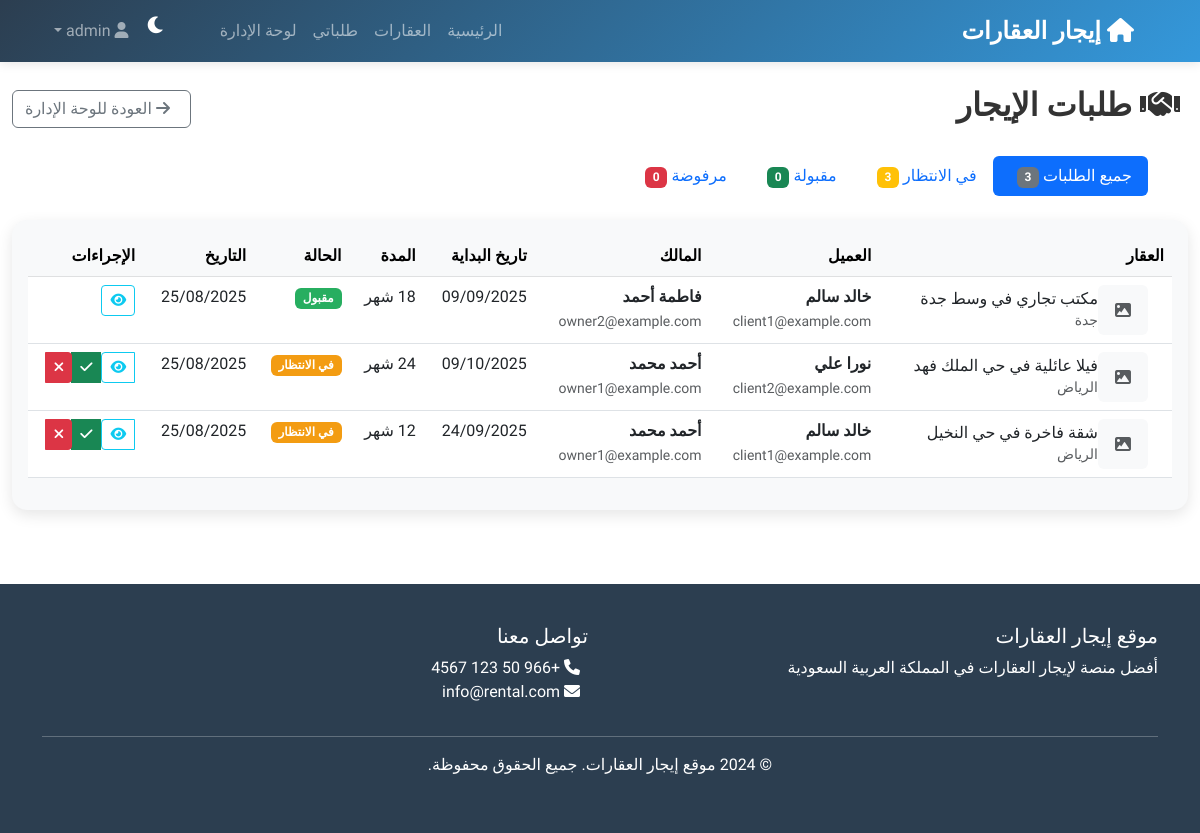
The app's page /admin-panel/rental-requests/ (signed in) with its own data.
### properties/models.py (models this page shows, shortened)
class RentalRequest(models.Model):
    STATUS_CHOICES = (
        ('pending', 'في الانتظار'),
        ('approved', 'مقبول'),
        ('rejected', 'مرفوض'),
        ('completed', 'مكتمل'),
    )
    client = models.ForeignKey(settings.AUTH_USER_MODEL, on_delete=models.CASCADE, related_name='rental_requests')
    property = models.ForeignKey(Property, on_delete=models.CASCADE, related_name='rental_requests')
    message = models.TextField(help_text="رسالة من العميل")
    preferred_start_date = models.DateField()
    duration_months = models.IntegerField(help_text="مدة الإيجار بالأشهر")
    status = models.CharField(max_length=20, choices=STATUS_CHOICES, default='pending')
    admin_notes = models.TextField(blank=True, null=True)
    created_at = models.DateTimeField(auto_now_add=True)
    updated_at = models.DateTimeField(auto_now=True)
    class Meta:
        verbose_name = "طلب إيجار"
        verbose_name_plural = "طلبات الإيجار"

class Property(models.Model):
    PROPERTY_TYPES = (
        ('apartment', 'شقة'),
        ('villa', 'فيلا'),
        ('office', 'مكتب'),
        ('shop', 'محل تجاري'),
        ('warehouse', 'مستودع'),
    )
    STATUS_CHOICES = (
        ('available', 'متاح'),
        ('rented', 'مؤجر'),
        ('maintenance', 'تحت الصيانة'),
    )
    owner = models.ForeignKey(settings.AUTH_USER_MODEL, on_delete=models.CASCADE, related_name='properties')
    title = models.CharField(max_length=200)
    description = models.TextField()
    property_type = models.CharField(max_length=20, choices=PROPERTY_TYPES)
    address = models.TextField()
    city = models.CharField(max_length=100)
    area = models.FloatField(help_text="المساحة بالمتر المربع")
    bedrooms = models.IntegerField(default=0)
    bathrooms = models.IntegerField(default=0)
    price = models.DecimalField(max_digits=10, decimal_places=2)
    status = models.CharField(max_length=20, choices=STATUS_CHOICES, default='available')
    is_approved = models.BooleanField(default=False)
    created_at = models.DateTimeField(auto_now_add=True)
    updated_at = models.DateTimeField(auto_now=True)
    class Meta:
        verbose_name = "عقار"
        verbose_name_plural = "العقارات"

### users/models.py (models this page shows, shortened)
class User(AbstractUser):
    USER_TYPES = (
        ('client', 'عميل'),
        ('owner', 'مالك'),
        ('admin', 'مدير'),
    )
    user_type = models.CharField(max_length=10, choices=USER_TYPES, default='client')
    phone = models.CharField(max_length=15, blank=True, null=True)
    address = models.TextField(blank=True, null=True)
    profile_image = models.ImageField(upload_to='profiles/', blank=True, null=True)
    is_verified = models.BooleanField(default=False)
    created_at = models.DateTimeField(auto_now_add=True)
    updated_at = models.DateTimeField(auto_now=True)

### admin_panel/views.py (the view)
# urls.py: path('rental-requests/', views.rental_requests, name='rental_requests'),
@staff_member_required
def rental_requests(request):
    requests = RentalRequest.objects.all().order_by('-created_at')
    context = {
        'requests': requests,
    }
    return render(request, 'admin_panel/rental_requests.html', context)

### templates/admin_panel/rental_requests.html (shortened to what this page needs)
{% extends 'base.html' %}
{% block content %}
<div class="container-fluid py-4">
    <div class="row">
        <div class="col-12">
            <div class="d-flex justify-content-between align-items-center mb-4">
                <h2 class="fw-bold">
                    <i class="fas fa-handshake me-2"></i>
                    طلبات الإيجار
                </h2>
                <a href="{% url 'admin_panel:dashboard' %}" class="btn btn-outline-secondary">
                    <i class="fas fa-arrow-right me-2"></i>
                    العودة للوحة الإدارة
                </a>
            </div>
        </div>
    </div>
    <div class="row mb-4">
        <div class="col-12">
            <ul class="nav nav-pills" id="statusTabs" role="tablist">
                <li class="nav-item" role="presentation">
                    <button class="nav-link active" id="all-tab" data-bs-toggle="pill" data-bs-target="#all" type="button" role="tab">
                        جميع الطلبات
                        <span class="badge bg-secondary ms-2">{{ requests.count }}</span>
                    </button>
                </li>
                <li class="nav-item" role="presentation">
                    <button class="nav-link" id="pending-tab" data-bs-toggle="pill" data-bs-target="#pending" type="button" role="tab">
                        في الانتظار
                        <span class="badge bg-warning ms-2">{{ requests|length }}</span>
                    </button>
                </li>
                <li class="nav-item" role="presentation">
                    <button class="nav-link" id="approved-tab" data-bs-toggle="pill" data-bs-target="#approved" type="button" role="tab">
                        مقبولة
                        <span class="badge bg-success ms-2">0</span>
                    </button>
                </li>
                <li class="nav-item" role="presentation">
                    <button class="nav-link" id="rejected-tab" data-bs-toggle="pill" data-bs-target="#rejected" type="button" role="tab">
                        مرفوضة
                        <span class="badge bg-danger ms-2">0</span>
                    </button>
                </li>
            </ul>
        </div>
    </div>
    <div class="row">
        <div class="col-12">
            <div class="card">
                <div class="card-body">
                    {% if requests %}
                        <div class="table-responsive">
                            <table class="table table-hover">
                                <thead class="table-light">
                                    <tr>
                                        <th>العقار</th>
                                        <th>العميل</th>
                                        <th>المالك</th>
                                        <th>تاريخ البداية</th>
                                        <th>المدة</th>
                                        <th>الحالة</th>
                                        <th>التاريخ</th>
                                        <th>الإجراءات</th>
                                    </tr>
                                </thead>
                                <tbody>
                                    {% for request in requests %}
                                        <tr>
                                            <td>
                                                <div class="d-flex align-items-center">
                                                    {% if request.property.images.first %}
                                                        <img src="{{ request.property.images.first.image.url }}"
                                                             class="rounded me-3" width="50" height="50" alt="{{ request.property.title }}">
                                                    {% else %}
                                                        <div class="bg-light rounded d-flex align-items-center justify-content-center me-3"
                                                             style="width: 50px; height: 50px;">
                                                            <i class="fas fa-image text-muted"></i>
                                                        </div>
                                                    {% endif %}
                                                    <div>
                                                        <h6 class="mb-0">{{ request.property.title }}</h6>
                                                        <small class="text-muted">{{ request.property.city }}</small>
                                                    </div>
                                                </div>
                                            </td>
                                            <td>
                                                <div>
                                                    <strong>{{ request.client.get_full_name|default:request.client.username }}</strong><br>
                                                    <small class="text-muted">{{ request.client.email }}</small>
                                                </div>
                                            </td>
                                            <td>
                                                <div>
                                                    <strong>{{ request.property.owner.get_full_name|default:request.property.owner.username }}</strong><br>
                                                    <small class="text-muted">{{ request.property.owner.email }}</small>
                                                </div>
                                            </td>
                                            <td>{{ request.preferred_start_date|date:"d/m/Y" }}</td>
                                            <td>{{ request.duration_months }} شهر</td>
                                            <td>
                                                {% if request.status == 'pending' %}
                                                    <span class="badge status-pending">في الانتظار</span>
                                                {% elif request.status == 'approved' %}
                                                    <span class="badge status-approved">مقبول</span>
                                                {% elif request.status == 'rejected' %}
                                                    <span class="badge status-rejected">مرفوض</span>
                                                {% else %}
                                                    <span class="badge bg-success">مكتمل</span>
                                                {% endif %}
                                            </td>
                                            <td>{{ request.created_at|date:"d/m/Y" }}</td>
                                            <td>
                                                <div class="btn-group" role="group">
                                                    <button class="btn btn-sm btn-outline-info"
                                                            data-bs-toggle="modal"
                                                            data-bs-target="#requestModal{{ request.id }}">
                                                        <i class="fas fa-eye"></i>
                                                    </button>
                                                    {% if request.status == 'pending' %}
                                                        <a href="{% url 'admin_panel:approve_rental_request' request.id %}"
                                                           class="btn btn-sm btn-success"
                                                           onclick="return confirm('هل أنت متأكد من قبول هذا الطلب؟')">
                                                            <i class="fas fa-check"></i>
                                                        </a>
                                                        <a href="{% url 'admin_panel:reject_rental_request' request.id %}"
                                                           class="btn btn-sm btn-danger"
                                                           onclick="return confirm('هل أنت متأكد من رفض هذا الطلب؟')">
                                                            <i class="fas fa-times"></i>
                                                        </a>
                                                    {% endif %}
                                                </div>
                                            </td>
                                        </tr>
                                    {% endfor %}
                                </tbody>
                            </table>
                        </div>
                    {% else %}
                        <div class="text-center py-5">
                            <i class="fas fa-inbox fa-3x text-muted mb-3"></i>
                            <h5 class="text-muted">لا توجد طلبات إيجار</h5>
                            <p class="text-muted">لم يتم إرسال أي طلبات إيجار بعد</p>
                        </div>
                    {% endif %}
                </div>
            </div>
        </div>
    </div>
</div>
{% endblock %}

### static/css/custom.css (style rules this page uses)
:root { --primary-gradient: linear-gradient(135deg, #667eea 0%, #764ba2 100%); --success-gradient: linear-gradient(135deg, #11998e 0%, #38ef7d 100%); --warning-gradient: linear-gradient(135deg, #f093fb 0%, #f5576c 100%); --info-gradient: linear-gradient(135deg, #4facfe 0%, #00f2fe 100%); --dark-gradient: linear-gradient(135deg, #2c3e50 0%, #34495e 100%); --shadow-light: 0 2px 10px rgba(0,0,0,0.1); --shadow-medium: 0 5px 20px rgba(0,0,0,0.15); --shadow-heavy: 0 10px 30px rgba(0,0,0,0.2); --border-radius: 15px; --transition: all 0.3s cubic-bezier(0.4, 0, 0.2, 1); }

### templates/base.html (style rules this page uses)
:root { --primary-color: #2c3e50; --secondary-color: #3498db; --accent-color: #e74c3c; --success-color: #27ae60; --warning-color: #f39c12; --dark-bg: #1a1a1a; --dark-card: #2d2d2d; --dark-text: #ffffff; --light-bg: #ffffff; --light-card: #f8f9fa; --light-text: #333333; }
* { font-family: 'Cairo', sans-serif; }
body { transition: all 0.3s ease; background: var(--light-bg); color: var(--light-text); }
.card { border: none; border-radius: 15px; box-shadow: 0 5px 15px rgba(0,0,0,0.1); transition: all 0.3s ease; background: var(--light-card); }
.status-pending { background: var(--warning-color); color: white; }
.status-approved { background: var(--success-color); color: white; }

### records on screen
RentalRequest: property "مكتب تجاري في وسط جدة", property.city "جدة", client.get_full_name "خالد سالم", client.email "client1@example.com", property.owner.get_full_name "فاطمة أحمد", property.owner.email "owner2@example.com", preferred_start_date "09/09/2025", status "مقبول", created_at "25/08/2025"
RentalRequest: property "فيلا عائلية في حي الملك فهد", property.city "الرياض", client.get_full_name "نورا علي", client.email "client2@example.com", property.owner.get_full_name "أحمد محمد", property.owner.email "owner1@example.com", preferred_start_date "09/10/2025", status "في الانتظار", created_at "25/08/2025"
RentalRequest: property "شقة فاخرة في حي النخيل", property.city "الرياض", client.get_full_name "خالد سالم", client.email "client1@example.com", property.owner.get_full_name "أحمد محمد", property.owner.email "owner1@example.com", preferred_start_date "24/09/2025", status "في الانتظار", created_at "25/08/2025"

### other values on screen
{{ requests.count }} "3"
{{ requests|length }} "3"
